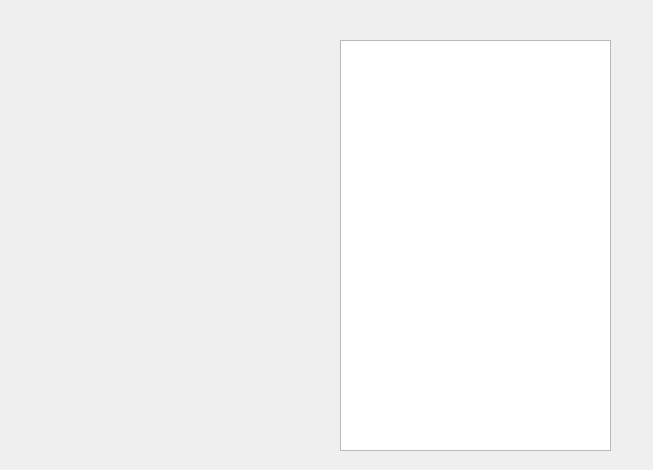
<?xml version="1.0" encoding="UTF-8"?>
<ui version="4.0">
 <class>MainWindow</class>
 <widget class="QMainWindow" name="MainWindow">
  <property name="geometry">
   <rect>
    <x>0</x>
    <y>0</y>
    <width>653</width>
    <height>470</height>
   </rect>
  </property>
  <property name="windowTitle">
   <string>MainWindow</string>
  </property>
  <widget class="QWidget" name="centralWidget">
   <widget class="QPlainTextEdit" name="plainTextEdit">
    <property name="geometry">
     <rect>
      <x>340</x>
      <y>40</y>
      <width>271</width>
      <height>411</height>
     </rect>
    </property>
   </widget>
  </widget>
 </widget>
 <layoutdefault spacing="6" margin="11"/>
 <resources/>
 <connections/>
</ui>
